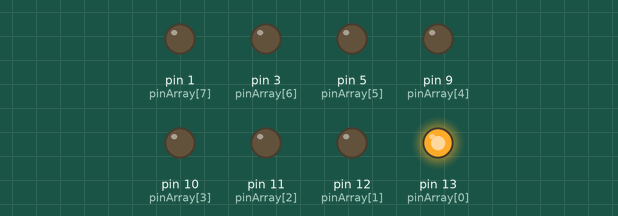
Recording of a sketch running on a simulated Arduino Uno, built with avr-gcc and run on an emulated ATmega328P. Parts: output pins drawn as LEDs (lit = HIGH).

Above: at 0.02 s.
At 0.47 s:
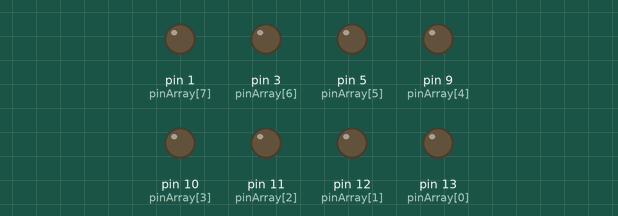
At 0.92 s:
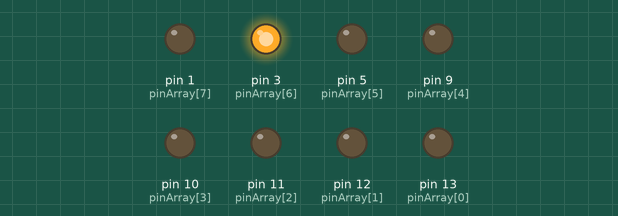
At 1.82 s:
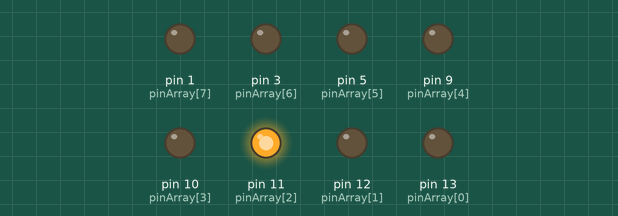
At 2.62 s:
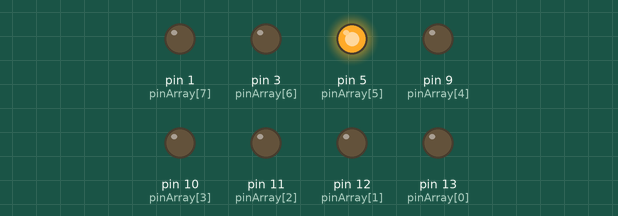
At 3.62 s:
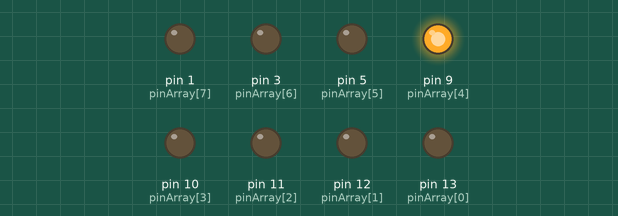
Timing chart, 0 to 3.9 s (numbered marks = the images above):
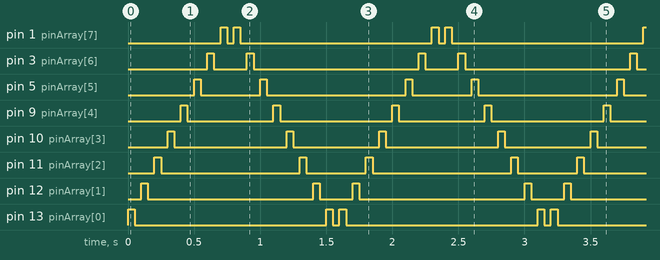

The sketch:

Opdracht_2.ino
```cpp
const int pinArray[] = {13, 12, 11, 10, 9, 5, 3, 1};

void setup() {
  for (int count = 0; count < 8; count++) {
    pinMode(pinArray[count], OUTPUT);
	}
}

void loop() {
  int tijd = 50;  // Default delay time in milliseconds

  for (int count = 0; count < 8; count++) {
    digitalWrite(pinArray[count], HIGH);
    delay(tijd);
    digitalWrite(pinArray[count], LOW);
    delay(tijd);
  }

  for (int count = 7; count >= 0; count--) {
    digitalWrite(pinArray[count], HIGH);
    delay(tijd);
    digitalWrite(pinArray[count], LOW);
    delay(tijd);
  }
}
```

Measured:
- by itself, pin 1 (pinArray[7]): repeats every 1.6 s: LOW 0.05 s, HIGH 0.05 s, LOW 1.5 s, HIGH 0.05 s
- by itself, pin 3 (pinArray[6]): repeats every 1.6 s: LOW 0.25 s, HIGH 0.05 s, LOW 1.3 s, HIGH 0.05 s
- by itself, pin 5 (pinArray[5]): repeats every 1.6 s: LOW 0.45 s, HIGH 0.05 s, LOW 1.1 s, HIGH 0.05 s
- by itself, pin 9 (pinArray[4]): repeats every 1.6 s: LOW 0.65 s, HIGH 0.05 s, LOW 0.85 s, HIGH 0.05 s
- by itself, pin 10 (pinArray[3]): repeats every 1.6 s: LOW 0.85 s, HIGH 0.05 s, LOW 0.65 s, HIGH 0.05 s
- by itself, pin 11 (pinArray[2]): repeats every 1.6 s: LOW 1.1 s, HIGH 0.05 s, LOW 0.45 s, HIGH 0.05 s
- by itself, pin 12 (pinArray[1]): repeats every 1.6 s: LOW 1.3 s, HIGH 0.05 s, LOW 0.25 s, HIGH 0.05 s
- by itself, pin 13 (pinArray[0]): repeats every 1.6 s: LOW 1.5 s, HIGH 0.05 s, LOW 0.05 s, HIGH 0.05 s
